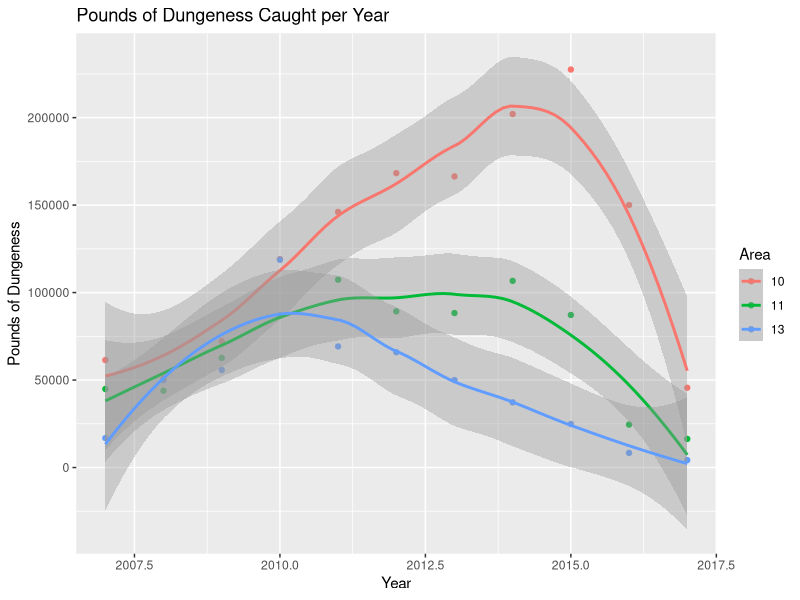
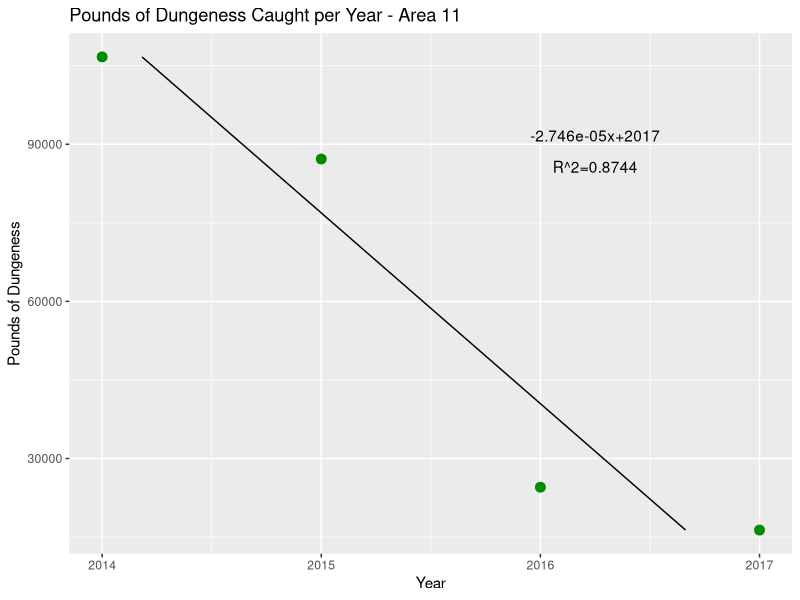
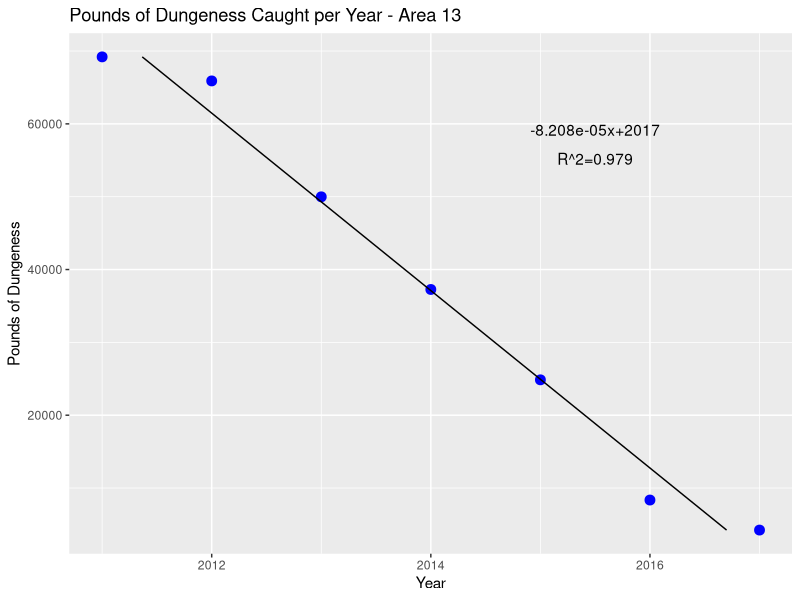

Write R code to recreate these figures, in order.
## ---- chunk 1
library(dplyr)
library(tidyverse)
library(broom)
## ---- chunk 2
DC_catch.10 <- read.csv("../Data/2007.2017_DC_catch.10.csv", header = TRUE)
## ---- chunk 3
knitr::kable(DC_catch.10)
## ---- chunk 4
DC_catch.11.13 <- read.csv("../Data/2007.2017_DC_catch.csv", header = TRUE)
## ---- chunk 5
knitr::kable(DC_catch.11.13)
## ---- chunk 6
DC_catch <- inner_join(DC_catch.10, DC_catch.11.13, by = "year")
## ---- chunk 7
knitr::kable(DC_catch)
## ---- chunk 8
DC_catch_renamed <- DC_catch %>% rename("10" = lbs_dungeness.10, 
                                     "11" = lbs_dungeness.11, "13" = lbs_dungeness.13)
## ---- chunk 9
DC_catch_tidy <- DC_catch_renamed %>% 
  gather(`10`, `11`, `13`, key = "area", value = "lbs")
## ---- chunk 10
knitr::kable(DC_catch_tidy)
## ---- chunk 11
ggplot(DC_catch_tidy) +
  geom_point(mapping = aes(x = year, y = lbs, col = area)) +
  geom_smooth(mapping = aes(x = year, y = lbs, col = area)) +
  labs(title = "Pounds of Dungeness Caught per Year", x = "Year", 
       y = "Pounds of Dungeness", col = "Area")
## ---- chunk 12
lin_data.10 <- subset(DC_catch, year %in% c("2013", "2014", "2015", "2016", "2017"))
lin_data.11 <- subset(DC_catch, year %in% c("2014", "2015", "2016", "2017"))
lin_data.13 <- subset(DC_catch, year %in% c("2011", "2012", "2013", "2014", 
                                            "2015", "2016", "2017"))
## ---- chunk 13
lm_fit.10 <- lm(year ~ lbs_dungeness.10, data=lin_data.10)
## ---- chunk 14
summary(lm_fit.10)
## ---- chunk 15
lm_fit.11 <- lm(year ~ lbs_dungeness.11, data=lin_data.11)
## ---- chunk 16
summary(lm_fit.11)
## ---- chunk 17
lm_fit.13 <- lm(year ~ lbs_dungeness.13, data=lin_data.13)
## ---- chunk 18
summary(lm_fit.13)
## ---- chunk 19
predicted.11 <- data.frame(catch_pred = predict(lm_fit.11, lin_data.11), 
                           lbs_dungeness.11=lin_data.11$lbs_dungeness.11)
## ---- chunk 20
knitr::kable(predicted.11)
## ---- chunk 21
fit.11 <- tidy(lm_fit.11)
## ---- chunk 22
knitr::kable(fit.11)
## ---- chunk 23
fit.11.R <- glance(lm_fit.11)
## ---- chunk 24
knitr::kable(fit.11.R)
## ---- chunk 25
ggplot(lin_data.11) +
  geom_point(mapping = aes(x = year, y = lbs_dungeness.11), 
             col = "green4", size = 3) +
  geom_line(data = predicted.11, aes(x=catch_pred, y=lbs_dungeness.11)) +
  labs(title = "Pounds of Dungeness Caught per Year - Area 11", x = "Year", 
       y = "Pounds of Dungeness") +
  annotate("text", label = paste(paste(round(fit.11[2,2], digits = 8), "x", 
          sep=""), round(fit.11[1,2]), sep="+"), 
           x = max(lin_data.11$year)-0.75, 
           y = max(lin_data.11$lbs_dungeness.11)-15000) +
  annotate("text", label = paste("R^2", round(fit.11.R[1,2], digits = 4), sep = "="), 
           x = max(lin_data.11$year)-0.75, 
           y = max(lin_data.11$lbs_dungeness.11)-21000)
## ---- chunk 26
predicted.13 <- data.frame(catch_pred = predict(lm_fit.13, lin_data.13), 
                           lbs_dungeness.13=lin_data.13$lbs_dungeness.13)
## ---- chunk 27
knitr::kable(predicted.13)
## ---- chunk 28
fit.13 <- tidy(lm_fit.13)
## ---- chunk 29
knitr::kable(fit.13)
## ---- chunk 30
fit.13.R <- glance(lm_fit.13)
## ---- chunk 31
knitr::kable(fit.13.R)
## ---- chunk 32
ggplot(lin_data.13) +
  geom_point(mapping = aes( x = year, y = lbs_dungeness.13), 
             col = "blue", size = 3) +
  geom_line(data = predicted.13, aes(x=catch_pred, y=lbs_dungeness.13)) +
  labs(title = "Pounds of Dungeness Caught per Year - Area 13", x = "Year", 
       y = "Pounds of Dungeness") +
  annotate("text", label = paste(paste(round(fit.13[2,2], digits = 8), "x", 
                                       sep=""), round(fit.13[1,2]), sep="+"), 
           x = max(lin_data.13$year)-1.5, 
           y = max(lin_data.13$lbs_dungeness.13)-10000) +
  annotate("text", label = paste("R^2", round(fit.13.R[1,2], digits = 4), sep = "="), 
                                 x = max(lin_data.13$year)-1.5, 
           y = max(lin_data.13$lbs_dungeness.13)-14000)
